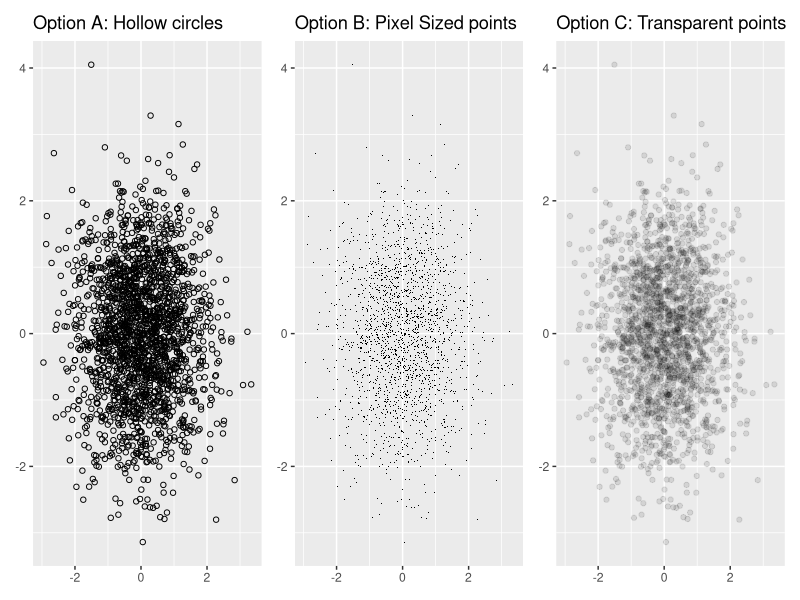
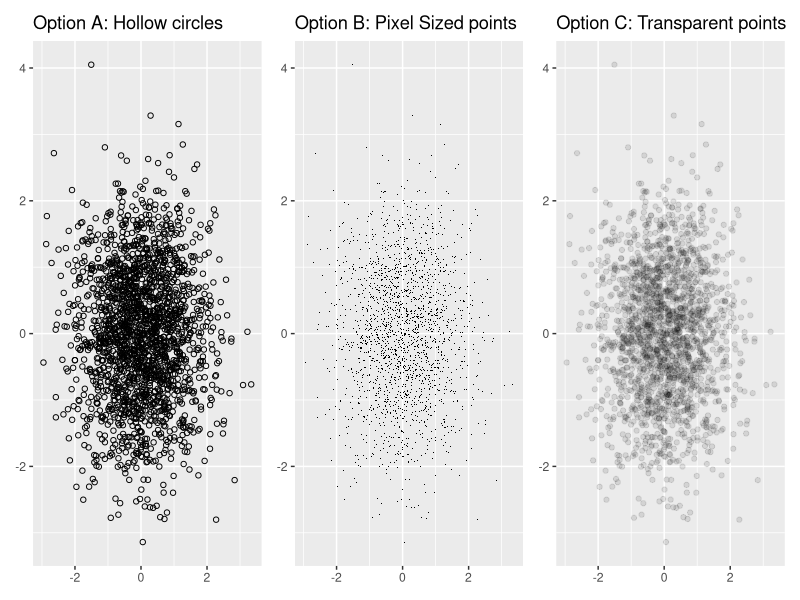

R code for these plots, in order:
library(ggplot2)
library(patchwork)

df <- data.frame(x = rnorm(2000), y = rnorm(2000))
norm <- ggplot(df, aes(x, y)) + xlab(NULL) + ylab(NULL)
p1 = norm + geom_point(shape=1) + labs(title = "Option A: Hollow circles")
p2 = norm + geom_point(shape=".") + labs(title = "Option B: Pixel Sized points") 
p3 = norm + geom_point(alpha=1/10) + labs(title = "Option C: Transparent points")

p1 + p2 + p3

ggsave('../../images/answers/a_08122020_2.png', width=300, height=60, units='mm')
